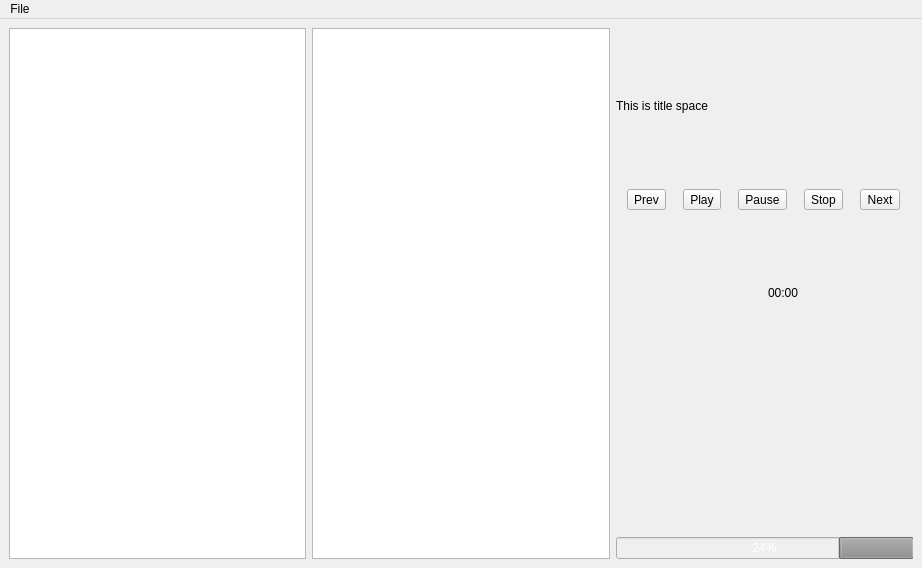
<?xml version="1.0" encoding="UTF-8"?>
<ui version="4.0">
 <class>HrwPlayer</class>
 <widget class="QMainWindow" name="HrwPlayer">
  <property name="geometry">
   <rect>
    <x>0</x>
    <y>0</y>
    <width>922</width>
    <height>568</height>
   </rect>
  </property>
  <property name="windowTitle">
   <string>Hrw Qt Player</string>
  </property>
  <widget class="QWidget" name="centralwidget">
   <layout class="QGridLayout" name="gridLayout">
    <item row="0" column="0">
     <widget class="QListWidget" name="AuthorsList"/>
    </item>
    <item row="0" column="1">
     <widget class="QListWidget" name="SongsList"/>
    </item>
    <item row="0" column="2">
     <layout class="QVBoxLayout" name="verticalLayout">
      <item>
       <widget class="QLabel" name="TitleLabel">
        <property name="text">
         <string>This is title space</string>
        </property>
       </widget>
      </item>
      <item>
       <layout class="QHBoxLayout" name="horizontalLayout_2">
        <item>
         <widget class="QToolButton" name="PrevButton">
          <property name="text">
           <string>Prev</string>
          </property>
         </widget>
        </item>
        <item>
         <widget class="QToolButton" name="PlayButton">
          <property name="text">
           <string>Play</string>
          </property>
         </widget>
        </item>
        <item>
         <widget class="QToolButton" name="PauseButton">
          <property name="text">
           <string>Pause</string>
          </property>
         </widget>
        </item>
        <item>
         <widget class="QToolButton" name="StopButton">
          <property name="text">
           <string>Stop</string>
          </property>
         </widget>
        </item>
        <item>
         <widget class="QToolButton" name="NextButton">
          <property name="text">
           <string>Next</string>
          </property>
         </widget>
        </item>
       </layout>
      </item>
      <item>
       <layout class="QHBoxLayout" name="horizontalLayout_3">
        <item>
         <widget class="Phonon::SeekSlider" name="seekSlider"/>
        </item>
        <item>
         <widget class="QLabel" name="TimeLabel">
          <property name="text">
           <string>00:00</string>
          </property>
         </widget>
        </item>
       </layout>
      </item>
      <item>
       <widget class="Phonon::VolumeSlider" name="volumeSlider"/>
      </item>
      <item>
       <layout class="QHBoxLayout" name="horizontalLayout">
        <item>
         <widget class="QProgressBar" name="progressBar">
          <property name="enabled">
           <bool>false</bool>
          </property>
          <property name="value">
           <number>24</number>
          </property>
          <property name="textVisible">
           <bool>true</bool>
          </property>
          <property name="orientation">
           <enum>Qt::Horizontal</enum>
          </property>
          <property name="invertedAppearance">
           <bool>true</bool>
          </property>
         </widget>
        </item>
       </layout>
      </item>
     </layout>
    </item>
   </layout>
  </widget>
  <widget class="QMenuBar" name="menubar">
   <property name="geometry">
    <rect>
     <x>0</x>
     <y>0</y>
     <width>922</width>
     <height>21</height>
    </rect>
   </property>
   <widget class="QMenu" name="menuFile">
    <property name="title">
     <string>File</string>
    </property>
    <addaction name="actionExit"/>
   </widget>
   <addaction name="menuFile"/>
  </widget>
  <action name="actionLoad">
   <property name="text">
    <string>Load</string>
   </property>
   <property name="shortcut">
    <string>Ctrl+O</string>
   </property>
  </action>
  <action name="actionExit">
   <property name="text">
    <string>Exit</string>
   </property>
   <property name="shortcut">
    <string>Ctrl+Q</string>
   </property>
  </action>
 </widget>
 <customwidgets>
  <customwidget>
   <class>Phonon::SeekSlider</class>
   <extends>QWidget</extends>
   <header location="global">phonon/seekslider.h</header>
  </customwidget>
  <customwidget>
   <class>Phonon::VolumeSlider</class>
   <extends>QWidget</extends>
   <header location="global">phonon/volumeslider.h</header>
  </customwidget>
 </customwidgets>
 <resources/>
 <connections>
  <connection>
   <sender>actionExit</sender>
   <signal>triggered(bool)</signal>
   <receiver>HrwPlayer</receiver>
   <slot>close()</slot>
   <hints>
    <hint type="sourcelabel">
     <x>-1</x>
     <y>-1</y>
    </hint>
    <hint type="destinationlabel">
     <x>273</x>
     <y>276</y>
    </hint>
   </hints>
  </connection>
 </connections>
</ui>
